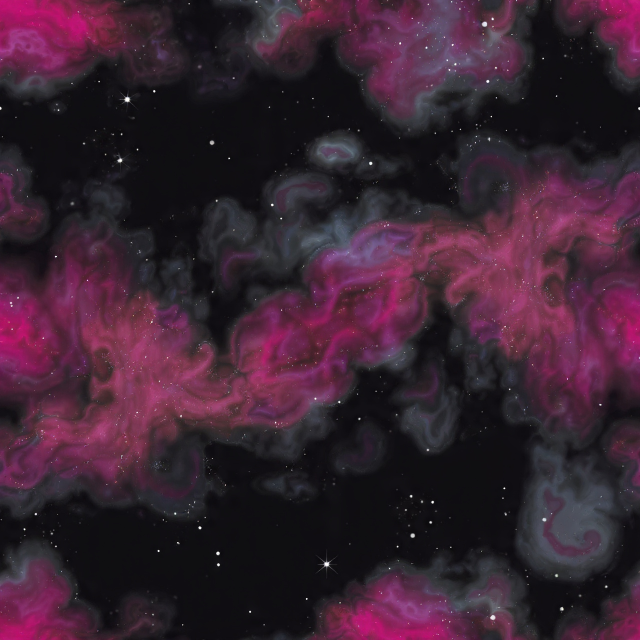
#> input picture Assets/camos/upload_img_53736009_05_30_2026_09_27_37_463982_8862616792202233496.jpeg, 1280 x 1280 px, given in place of pair.png, which was not available (shown at 1/2 size)
$ python compose.py ../../../Assets/camos ../../../Assets/camos/beer_camo_2883d8bf.jpg
#> lines starting #> are read from the running program, lines starting #| are printed output that depends on the picture
"""The before and after sheet, from the engine's own renders: python compose.py <engine folder> <out png>"""
import os
import sys

from PIL import Image, ImageDraw, ImageFont

folder, out = sys.argv[1], sys.argv[2]
FONT = r"C:\Windows\Fonts\bahnschrift.ttf"
WIDTH = 1800
GAP = 8
BAND = 46


def load(name, w, crop=None):
#> called with name = 'pair', w = 1800, crop = (60, 100, 1540, 780)
    im = Image.open(os.path.join(folder, name + ".png")).convert("RGB")
#> im is the input picture: PIL image 1280x1280 RGB; mean R, G, B 58.3, 34.3, 49.4
    if crop:
        im = im.crop(crop)
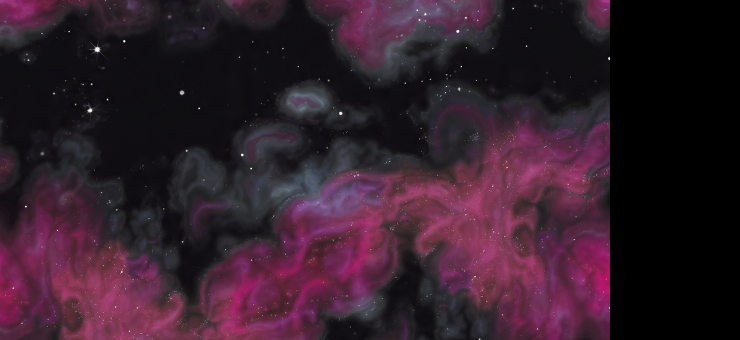
#> im: PIL image 1480x680 RGB (shown at 1/2 size); mean R, G, B 50.9, 29.6, 42.5
    return im.resize((w, round(im.height * w / im.width)), Image.LANCZOS)


def label(canvas, x, y, text):
    d = ImageDraw.Draw(canvas)
    d.rectangle((x, y, x + d.textlength(text, font=F) + 28, y + BAND), fill=(12, 14, 18))
    d.text((x + 14, y + 8), text, font=F, fill=(240, 240, 232))


F = ImageFont.truetype(FONT, 28)
half = (WIDTH - GAP) // 2
rows = [
    [("pair", WIDTH, (60, 100, 1540, 780), "IN S&BOX, SAME ROOM AND LIGHT:  NEW ON THE LEFT, OLD ON THE RIGHT")],
    [("old_front", half, None, "BEFORE"), ("new_front", half, None, "AFTER  (same camera)")],
    [("new_side", half, None, "AFTER"), ("board_close", half, None, "AFTER, CLOSE UP")],
]
images = [[(load(n, w, c), t) for n, w, c, t in row] for row in rows]
#> call 2 of load, with name = 'old_front', w = 896
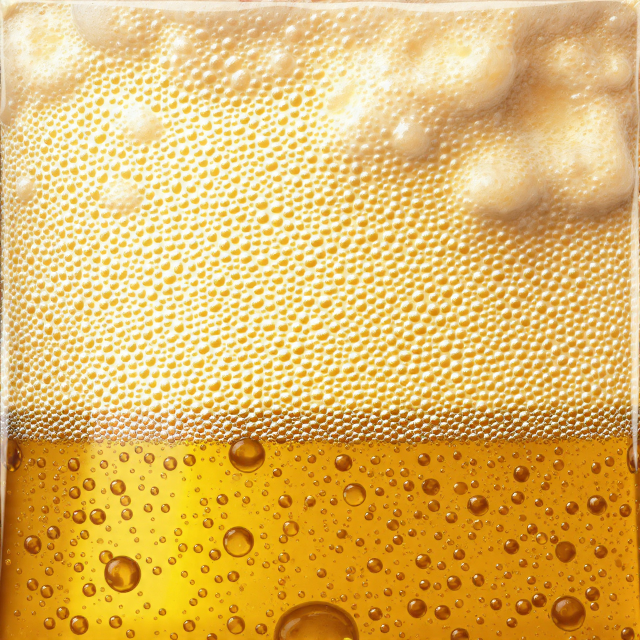
#> input picture Assets/camos/beer_camo_2883d8bf.jpg, 1280 x 1280 px, given in place of old_front.png, which was not available (shown at 1/2 size)
#> in load, im is the input picture: PIL image 1280x1280 RGB; mean R, G, B 224.7, 185, 102.9
#> in load (call 2), `return im.resize((w, round(im.height * w / im.width)), Image.LANCZOS)`:
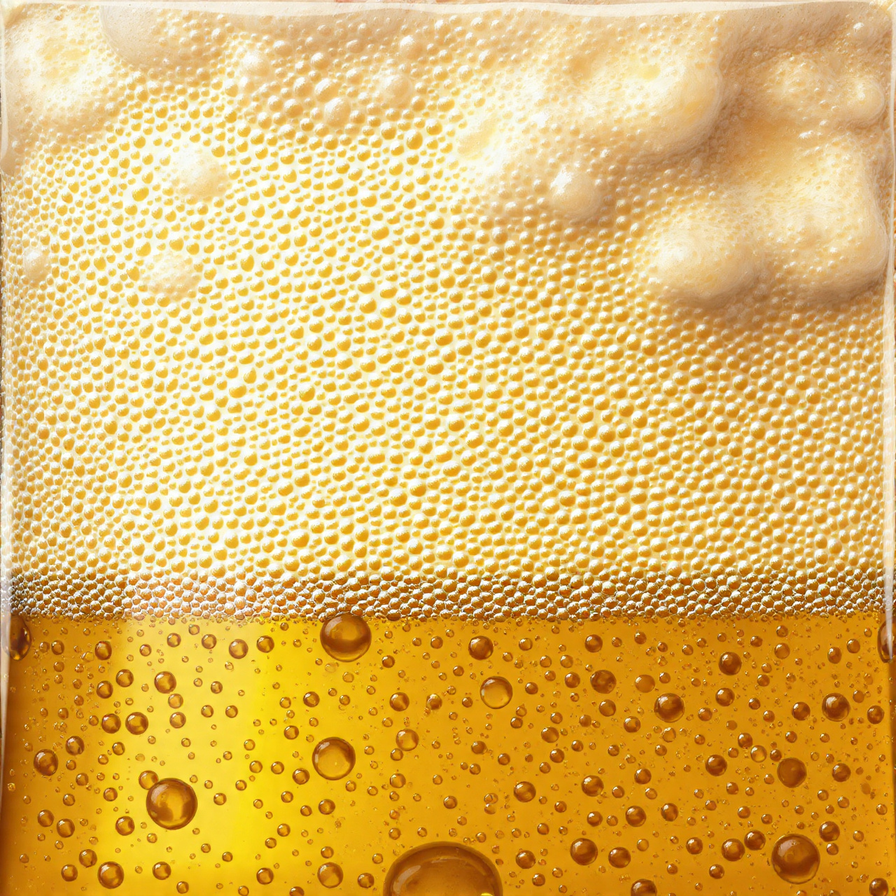
#> returned value: PIL image 896x896 RGB; mean R, G, B 224.7, 185, 102.9
#> (the run stopped early here; a loop or call above may not have finished)
